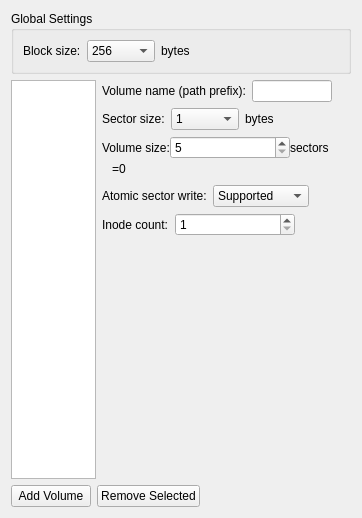
          <widget class="QWidget" name="scrollAreaWidgetContents_2">
           <property name="geometry">
            <rect>
             <x>0</x>
             <y>0</y>
             <width>362</width>
             <height>518</height>
            </rect>
           </property>
           <layout class="QVBoxLayout" name="verticalLayout_14">
            <item>
             <widget class="QGroupBox" name="gbBlockSize">
              <property name="title">
               <string>Global Settings</string>
              </property>
              <layout class="QVBoxLayout" name="verticalLayout_17">
               <item>
                <layout class="QHBoxLayout" name="hlayBlockSize">
                 <item>
                  <widget class="QLabel" name="label_15">
                   <property name="text">
                    <string>Block size:</string>
                   </property>
                  </widget>
                 </item>
                 <item>
                  <widget class="QComboBox" name="cmbBlockSize">
                   <item>
                    <property name="text">
                     <string>256</string>
                    </property>
                   </item>
                   <item>
                    <property name="text">
                     <string>512</string>
                    </property>
                   </item>
                   <item>
                    <property name="text">
                     <string>1,024</string>
                    </property>
                   </item>
                   <item>
                    <property name="text">
                     <string>2,048</string>
                    </property>
                   </item>
                   <item>
                    <property name="text">
                     <string>4,096</string>
                    </property>
                   </item>
                   <item>
                    <property name="text">
                     <string>8,192</string>
                    </property>
                   </item>
                   <item>
                    <property name="text">
                     <string>16,384</string>
                    </property>
                   </item>
                   <item>
                    <property name="text">
                     <string>32,768</string>
                    </property>
                   </item>
                   <item>
                    <property name="text">
                     <string>65,536</string>
                    </property>
                   </item>
                  </widget>
                 </item>
                 <item>
                  <widget class="QLabel" name="label_16">
                   <property name="text">
                    <string>bytes</string>
                   </property>
                  </widget>
                 </item>
                 <item>
                  <spacer name="horizontalSpacer_10">
                   <property name="orientation">
                    <enum>Qt::Horizontal</enum>
                   </property>
                   <property name="sizeHint" stdset="0">
                    <size>
                     <width>40</width>
                     <height>20</height>
                    </size>
                   </property>
                  </spacer>
                 </item>
                 <item>
                  <widget class="WarningBtn" name="wbtnBlockSize" native="true">
                   <property name="sizePolicy">
                    <sizepolicy hsizetype="Fixed" vsizetype="Ignored">
                     <horstretch>0</horstretch>
                     <verstretch>0</verstretch>
                    </sizepolicy>
                   </property>
                   <property name="minimumSize">
                    <size>
                     <width>0</width>
                     <height>0</height>
                    </size>
                   </property>
                   <property name="maximumSize">
                    <size>
                     <width>18</width>
                     <height>16777215</height>
                    </size>
                   </property>
                  </widget>
                 </item>
                </layout>
               </item>
              </layout>
             </widget>
            </item>
            <item>
             <layout class="QHBoxLayout" name="horizontalLayout_10">
              <item>
               <widget class="QListWidget" name="listVolumes">
                <property name="sizePolicy">
                 <sizepolicy hsizetype="Fixed" vsizetype="Expanding">
                  <horstretch>0</horstretch>
                  <verstretch>0</verstretch>
                 </sizepolicy>
                </property>
                <property name="minimumSize">
                 <size>
                  <width>80</width>
                  <height>0</height>
                 </size>
                </property>
                <property name="maximumSize">
                 <size>
                  <width>140</width>
                  <height>16777215</height>
                 </size>
                </property>
               </widget>
              </item>
              <item>
               <layout class="QVBoxLayout" name="verticalLayout_15">
                <item>
                 <layout class="QHBoxLayout" name="hlayPathPrefix">
                  <item>
                   <widget class="QLabel" name="label_8">
                    <property name="text">
                     <string>Volume name (path prefix):</string>
                    </property>
                   </widget>
                  </item>
                  <item>
                   <widget class="QLineEdit" name="lePathPrefix"/>
                  </item>
                  <item>
                   <spacer name="horizontalSpacer_6">
                    <property name="orientation">
                     <enum>Qt::Horizontal</enum>
                    </property>
                    <property name="sizeHint" stdset="0">
                     <size>
                      <width>40</width>
                      <height>20</height>
                     </size>
                    </property>
                   </spacer>
                  </item>
                  <item>
                   <widget class="WarningBtn" name="wbtnPathPrefix" native="true">
                    <property name="sizePolicy">
                     <sizepolicy hsizetype="Fixed" vsizetype="Ignored">
                      <horstretch>0</horstretch>
                      <verstretch>0</verstretch>
                     </sizepolicy>
                    </property>
                    <property name="minimumSize">
                     <size>
                      <width>0</width>
                      <height>0</height>
                     </size>
                    </property>
                    <property name="maximumSize">
                     <size>
                      <width>18</width>
                      <height>16777215</height>
                     </size>
                    </property>
                   </widget>
                  </item>
                 </layout>
                </item>
                <item>
                 <layout class="QHBoxLayout" name="hlaySectorSize">
                  <item>
                   <widget class="QLabel" name="label_17">
                    <property name="text">
                     <string>Sector size:</string>
                    </property>
                   </widget>
                  </item>
                  <item>
                   <widget class="QComboBox" name="cmbSectorSize">
                    <item>
                     <property name="text">
                      <string>1</string>
                     </property>
                    </item>
                    <item>
                     <property name="text">
                      <string>2</string>
                     </property>
                    </item>
                    <item>
                     <property name="text">
                      <string>4</string>
                     </property>
                    </item>
                    <item>
                     <property name="text">
                      <string>8</string>
                     </property>
                    </item>
                    <item>
                     <property name="text">
                      <string>16</string>
                     </property>
                    </item>
                    <item>
                     <property name="text">
                      <string>32</string>
                     </property>
                    </item>
                    <item>
                     <property name="text">
                      <string>64</string>
                     </property>
                    </item>
                    <item>
                     <property name="text">
                      <string>128</string>
                     </property>
                    </item>
                    <item>
                     <property name="text">
                      <string>256</string>
                     </property>
                    </item>
                    <item>
                     <property name="text">
                      <string>512</string>
                     </property>
                    </item>
                    <item>
                     <property name="text">
                      <string>1,024</string>
                     </property>
                    </item>
                    <item>
                     <property name="text">
                      <string>2,048</string>
                     </property>
                    </item>
                    <item>
                     <property name="text">
                      <string>4,096</string>
                     </property>
                    </item>
                    <item>
                     <property name="text">
                      <string>8,192</string>
                     </property>
                    </item>
                    <item>
                     <property name="text">
                      <string>16,384</string>
                     </property>
                    </item>
                    <item>
                     <property name="text">
                      <string>32,768</string>
                     </property>
                    </item>
                    <item>
                     <property name="text">
                      <string>65,536</string>
                     </property>
                    </item>
                   </widget>
                  </item>
                  <item>
                   <widget class="QLabel" name="label_18">
                    <property name="text">
                     <string>bytes</string>
                    </property>
                   </widget>
                  </item>
                  <item>
                   <spacer name="horizontalSpacer_11">
                    <property name="orientation">
                     <enum>Qt::Horizontal</enum>
                    </property>
                    <property name="sizeHint" stdset="0">
                     <size>
                      <width>40</width>
                      <height>20</height>
                     </size>
                    </property>
                   </spacer>
                  </item>
                  <item>
                   <widget class="WarningBtn" name="wbtnSectorSize" native="true">
                    <property name="sizePolicy">
                     <sizepolicy hsizetype="Fixed" vsizetype="Ignored">
                      <horstretch>0</horstretch>
                      <verstretch>0</verstretch>
                     </sizepolicy>
                    </property>
                    <property name="minimumSize">
                     <size>
                      <width>0</width>
                      <height>0</height>
                     </size>
                    </property>
                    <property name="maximumSize">
                     <size>
                      <width>18</width>
                      <height>16777215</height>
                     </size>
                    </property>
                   </widget>
                  </item>
                 </layout>
                </item>
                <item>
                 <layout class="QVBoxLayout" name="vlayVolSize">
                  <property name="spacing">
                   <number>0</number>
                  </property>
                  <item>
                   <layout class="QHBoxLayout" name="horizontalLayout_12">
                    <item>
                     <widget class="QLabel" name="label_9">
                      <property name="text">
                       <string>Volume size:</string>
                      </property>
                     </widget>
                    </item>
                    <item>
                     <widget class="QSpinBox" name="sbVolSize">
                      <property name="sizePolicy">
                       <sizepolicy hsizetype="Fixed" vsizetype="Fixed">
                        <horstretch>1</horstretch>
                        <verstretch>0</verstretch>
                       </sizepolicy>
                      </property>
                      <property name="minimumSize">
                       <size>
                        <width>120</width>
                        <height>0</height>
                       </size>
                      </property>
                      <property name="minimum">
                       <number>5</number>
                      </property>
                      <property name="maximum">
                       <number>2147483647</number>
                      </property>
                     </widget>
                    </item>
                    <item>
                     <widget class="QLabel" name="label_10">
                      <property name="text">
                       <string>sectors</string>
                      </property>
                     </widget>
                    </item>
                    <item>
                     <spacer name="horizontalSpacer_5">
                      <property name="orientation">
                       <enum>Qt::Horizontal</enum>
                      </property>
                      <property name="sizeHint" stdset="0">
                       <size>
                        <width>40</width>
                        <height>20</height>
                       </size>
                      </property>
                     </spacer>
                    </item>
                    <item>
                     <widget class="WarningBtn" name="wbtnVolSize" native="true">
                      <property name="sizePolicy">
                       <sizepolicy hsizetype="Fixed" vsizetype="Ignored">
                        <horstretch>0</horstretch>
                        <verstretch>0</verstretch>
                       </sizepolicy>
                      </property>
                      <property name="minimumSize">
                       <size>
                        <width>0</width>
                        <height>0</height>
                       </size>
                      </property>
                      <property name="maximumSize">
                       <size>
                        <width>18</width>
                        <height>16777215</height>
                       </size>
                      </property>
                     </widget>
                    </item>
                   </layout>
                  </item>
                  <item>
                   <layout class="QHBoxLayout" name="horizontalLayout_13">
                    <item>
                     <spacer name="horizontalSpacer_8">
                      <property name="orientation">
                       <enum>Qt::Horizontal</enum>
                      </property>
                      <property name="sizeType">
                       <enum>QSizePolicy::Fixed</enum>
                      </property>
                      <property name="sizeHint" stdset="0">
                       <size>
                        <width>10</width>
                        <height>20</height>
                       </size>
                      </property>
                     </spacer>
                    </item>
                    <item>
                     <widget class="QLabel" name="label_11">
                      <property name="text">
                       <string>=</string>
                      </property>
                     </widget>
                    </item>
                    <item>
                     <widget class="QLabel" name="labelVolSizeBytes">
                      <property name="text">
                       <string>0</string>
                      </property>
                     </widget>
                    </item>
                    <item>
                     <spacer name="horizontalSpacer_7">
                      <property name="orientation">
                       <enum>Qt::Horizontal</enum>
                      </property>
                      <property name="sizeHint" stdset="0">
                       <size>
                        <width>40</width>
                        <height>20</height>
                       </size>
                      </property>
                     </spacer>
                    </item>
                   </layout>
                  </item>
                 </layout>
                </item>
                <item>
                 <layout class="QHBoxLayout" name="hlayAtomicWrite">
                  <item>
                   <widget class="QLabel" name="label_20">
                    <property name="text">
                     <string>Atomic sector write:</string>
                    </property>
                   </widget>
                  </item>
                  <item>
                   <widget class="QComboBox" name="cmbAtomicWrite">
                    <property name="minimumSize">
                     <size>
                      <width>70</width>
                      <height>0</height>
                     </size>
                    </property>
                    <item>
                     <property name="text">
                      <string>Supported</string>
                     </property>
                    </item>
                    <item>
                     <property name="text">
                      <string>Unsupported</string>
                     </property>
                    </item>
                   </widget>
                  </item>
                  <item>
                   <spacer name="horizontalSpacer_18">
                    <property name="orientation">
                     <enum>Qt::Horizontal</enum>
                    </property>
                    <property name="sizeHint" stdset="0">
                     <size>
                      <width>40</width>
                      <height>20</height>
                     </size>
                    </property>
                   </spacer>
                  </item>
                  <item>
                   <widget class="WarningBtn" name="wbtnAtomicWrite" native="true">
                    <property name="sizePolicy">
                     <sizepolicy hsizetype="Fixed" vsizetype="Ignored">
                      <horstretch>0</horstretch>
                      <verstretch>0</verstretch>
                     </sizepolicy>
                    </property>
                    <property name="minimumSize">
                     <size>
                      <width>0</width>
                      <height>0</height>
                     </size>
                    </property>
                    <property name="maximumSize">
                     <size>
                      <width>18</width>
                      <height>16777215</height>
                     </size>
                    </property>
                   </widget>
                  </item>
                 </layout>
                </item>
                <item>
                 <layout class="QHBoxLayout" name="hlayInodeCount">
                  <item>
                   <widget class="QLabel" name="label_14">
                    <property name="text">
                     <string>Inode count:</string>
                    </property>
                   </widget>
                  </item>
                  <item>
                   <widget class="QSpinBox" name="sbInodeCount">
                    <property name="sizePolicy">
                     <sizepolicy hsizetype="Fixed" vsizetype="Fixed">
                      <horstretch>1</horstretch>
                      <verstretch>0</verstretch>
                     </sizepolicy>
                    </property>
                    <property name="minimumSize">
                     <size>
                      <width>120</width>
                      <height>0</height>
                     </size>
                    </property>
                    <property name="minimum">
                     <number>1</number>
                    </property>
                    <property name="maximum">
                     <number>2147483647</number>
                    </property>
                   </widget>
                  </item>
                  <item>
                   <spacer name="horizontalSpacer_9">
                    <property name="orientation">
                     <enum>Qt::Horizontal</enum>
                    </property>
                    <property name="sizeHint" stdset="0">
                     <size>
                      <width>40</width>
                      <height>20</height>
                     </size>
                    </property>
                   </spacer>
                  </item>
                  <item>
                   <widget class="WarningBtn" name="wbtnInodeCount" native="true">
                    <property name="sizePolicy">
                     <sizepolicy hsizetype="Fixed" vsizetype="Ignored">
                      <horstretch>0</horstretch>
                      <verstretch>0</verstretch>
                     </sizepolicy>
                    </property>
                    <property name="minimumSize">
                     <size>
                      <width>0</width>
                      <height>0</height>
                     </size>
                    </property>
                    <property name="maximumSize">
                     <size>
                      <width>16777215</width>
                      <height>16777215</height>
                     </size>
                    </property>
                   </widget>
                  </item>
                 </layout>
                </item>
                <item>
                 <spacer name="verticalSpacer_2">
                  <property name="orientation">
                   <enum>Qt::Vertical</enum>
                  </property>
                  <property name="sizeHint" stdset="0">
                   <size>
                    <width>20</width>
                    <height>40</height>
                   </size>
                  </property>
                 </spacer>
                </item>
               </layout>
              </item>
             </layout>
            </item>
            <item>
             <layout class="QHBoxLayout" name="hlayVolumeCtrls">
              <item>
               <widget class="QPushButton" name="btnAddVol">
                <property name="text">
                 <string>Add Volume</string>
                </property>
               </widget>
              </item>
              <item>
               <widget class="QPushButton" name="btnRemoveCurrVol">
                <property name="text">
                 <string>Remove Selected</string>
                </property>
               </widget>
              </item>
              <item>
               <spacer name="horizontalSpacer_12">
                <property name="orientation">
                 <enum>Qt::Horizontal</enum>
                </property>
                <property name="sizeHint" stdset="0">
                 <size>
                  <width>40</width>
                  <height>20</height>
                 </size>
                </property>
               </spacer>
              </item>
              <item>
               <widget class="WarningBtn" name="wbtnVolumeCtrls" native="true">
                <property name="sizePolicy">
                 <sizepolicy hsizetype="Fixed" vsizetype="Ignored">
                  <horstretch>0</horstretch>
                  <verstretch>0</verstretch>
                 </sizepolicy>
                </property>
                <property name="minimumSize">
                 <size>
                  <width>0</width>
                  <height>0</height>
                 </size>
                </property>
                <property name="maximumSize">
                 <size>
                  <width>18</width>
                  <height>16777215</height>
                 </size>
                </property>
               </widget>
              </item>
             </layout>
            </item>
           </layout>
          </widget>
